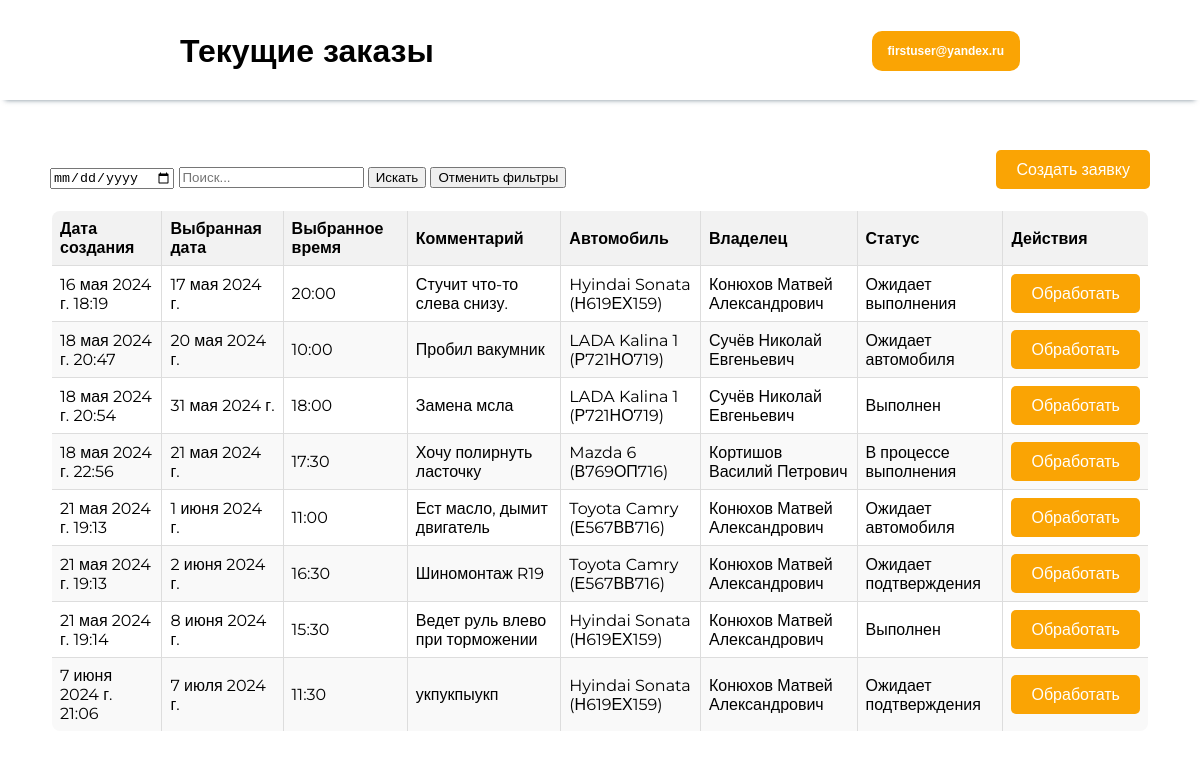
/profile/orders/ (signed in), run on an earlier commit of the app's database.
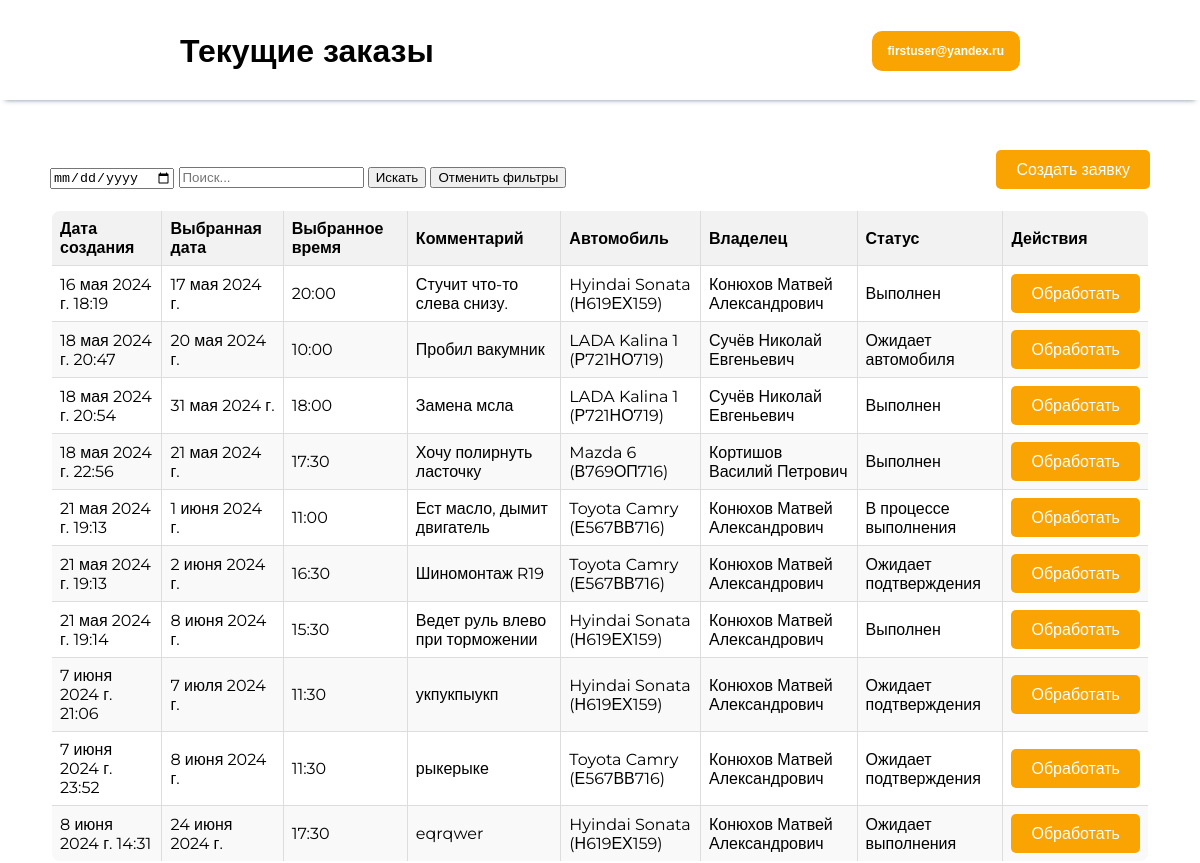
And on a later commit of the database.
### src/users_app/models.py (models this page shows)
class CustomUser(AbstractUser):
    username = models.EmailField("Электронная почта", max_length=100, unique=True)
    bio = models.CharField("ФИО", max_length=100)
    phone_number = models.CharField("Номер телефона", max_length=18, unique=True)
    is_client = models.BooleanField(default=False)
    is_manager = models.BooleanField(default=False)
    REQUIRED_FIELDS = ["bio", "phone_number"]
    def __str__(self):
        return self.bio
    class Meta:
        verbose_name = 'Администратор'
        verbose_name_plural = 'Администраторы'

### src/orders_app/models.py (models this page shows, shortened)
class Order(models.Model):
    created_at = models.DateTimeField("Дата создания заявки", auto_now_add=True)
    chosen_date = models.DateField("Дата выбранная пользователем")
    chosen_time = models.TimeField("Время выбранное пользователем", null=True)
    desired_service = models.CharField(max_length=150, verbose_name='Желаемая услуга', blank=True, null=True)
    comment = models.TextField("Комментарий клиента", blank=True, null=True)
    car = models.ForeignKey(Car, on_delete=models.CASCADE, verbose_name='Автомобиль')
    status_choices = [
        ('AWAITING_CONFIRMATION', 'Ожидает подтверждения'),
        ('PENDING', 'Ожидает выполнения'),
        ('WAITING_CAR', 'Ожидает автомобиля'),
        ('IN_PROGRESS', 'В процессе выполнения'),
        ('COMPLETED', 'Выполнен'),
    ]
    status = models.CharField(max_length=100, choices=status_choices, default='AWAITING_CONFIRMATION',
                              verbose_name='Статус выполнения')
    manager = models.ForeignKey(Manager, on_delete=models.CASCADE, verbose_name="Идентификатор менеджера",
                                blank=True, null=True)
    final_cost = models.DecimalField(max_digits=10, decimal_places=2, verbose_name='Конечная стоимость', blank=True,
                                     null=True)
    end_date = models.DateField(verbose_name='Дата окончания выполнения', blank=True, null=True)
    end_time = models.TimeField(verbose_name='Время окончания выполнения', blank=True, null=True)
    class Meta:
        verbose_name = 'Заказ'
        verbose_name_plural = 'Заказы'

### src/car_app/models.py (models this page shows)
class Car(models.Model):
    client = models.ForeignKey(CustomUser, on_delete=models.CASCADE)
    sts = models.CharField("СТС", max_length=100)
    brand = models.CharField("Марка", max_length=100)
    model = models.CharField("Модель", max_length=100)
    body_type = models.CharField("Тип кузова", max_length=100)
    license_plate = models.CharField("Государственный номер", max_length=20)
    color = models.CharField("Цвет", max_length=50)
    vin_number = models.CharField("VIN номер", max_length=100)
    year_of_manufacture = models.PositiveSmallIntegerField("Год выпуска")
    def __str__(self):
        return f"{self.brand} {self.model} ({self.license_plate})"

### src/orders_app/views.py (the view, shortened to what this page needs)
# urls.py: path('orders/', views.manager_orders_view, name='manager_orders'),
@login_required
def manager_orders_view(request):
    search_query = request.GET.get('search_query')
    search_date = request.GET.get('search_date')
    orders = Order.objects.all()
    return render(request, 'orders/manager_orders.html', {'orders': orders})

### templates/orders/manager_orders.html (shortened to what this page needs)
{% extends 'base_templates/base_layout.html' %}
{% load static %}
{% block styles %}
    <link rel="stylesheet" type="text/css" href="{% static 'css/all_appeals.css' %}">
    <link href='https://unpkg.com/boxicons@2.1.4/css/boxicons.min.css' rel='stylesheet'>
{% endblock %}
{% block header %}
    {% include 'base_templates/base_staff_header.html' with header_title="Текущие заказы" %}
{% endblock %}
{% block content %}
    <div class="content">
        <div class="form-and-button">
            <form id="searchForm" method="GET" action=".">
                <input type="date" id="search_date" name="search_date" value="{{ request.GET.search_date }}">
                <input type="text" name="search_query" placeholder="Поиск..." value="{{ request.GET.search_query }}">
                <button type="button" onclick="submitForm()">Искать</button>
                <button type="button" onclick="clearFilters()">Отменить фильтры</button>
            </form>
            <a class="create-order-button" href="{% url 'create_order_by_manager' %}">Создать заявку</a>
        </div>
        <table id="ordersTable">
            <thead>
            <tr>
                <th class="sortable" onclick="sortTable(0)">Дата создания </th>
                <th class="sortable" onclick="sortTable(1)">Выбранная дата </th>
                <th class="sortable" onclick="sortTable(2)">Выбранное время </th>
                <th>Комментарий</th>
                <th>Автомобиль</th>
                <th>Владелец</th>
                <th class="sortable" onclick="sortTable(6)">Статус </th>
                <th>Действия</th>
            </tr>
            </thead>
            <tbody>
            {% for order in orders %}
                <tr>
                    <td>{{ order.created_at }}</td>
                    <td>{{ order.chosen_date }}</td>
                    <td>{{ order.chosen_time }}</td>
                    <td>{{ order.comment }}</td>
                    <td>{{ order.car }}</td>
                    <td>{{ order.car.client }}</td>
                    <td>{{ order.get_status_display }}</td>
                    <td><a class="action-button" href="{% url 'order_details' order.id %}">Обработать</a></td>
                </tr>
            {% endfor %}
            </tbody>
        </table>
    </div>
{% endblock %}

### templates/base_templates/base_layout.html (shortened to what this page needs)
{% load static %}
<!DOCTYPE html>
<html lang="en">
<head>
    {% block styles %}
    {% endblock %}
</head>
<body>
<header>
    {% block header %}
    {% endblock %}
</header>
{% block content %}
{% endblock %}
</body>
</html>

### templates/base_templates/base_staff_header.html (shortened to what this page needs)
<div class="header-content">
    <h1>{{ header_title }}</h1>
    <div class="header-buttons">
        <div class="dropdown">
            <button class="dropbtn">
                {% if user.is_authenticated %}{{ user.username }}{% else %}Личный кабинет{% endif %}
            </button>
        </div>
    </div>
</div>

### src/orders_app/static/css/all_appeals.css (style rules this page uses)
body { margin: 0; font-family: "Montserrat", sans-serif; }
.content { margin-top: 150px; padding: 0 50px; }
table { width: 100%; border-collapse: collapse; margin-top: 20px; border-radius: 10px; border: 2px solid transparent; overflow: hidden; }
th, td { border: 1px solid #ddd; padding: 8px; text-align: left; }
th { background-color: #f2f2f2; }
tr:nth-child(even) { background-color: #f9f9f9; }
.action-button { display: inline-block; text-decoration: none; background-color: #faa404; color: #fff; padding: 10px 20px; border-radius: 5px; transition: background-color 0.3s ease; }
.create-order-button { display: inline-block; text-decoration: none; background-color: #faa404; color: #fff; padding: 10px 20px; border-radius: 5px; transition: background-color 0.3s ease; }
.form-and-button { display: flex; justify-content: space-between; align-items: flex-end; }
th.sortable { cursor: pointer; transition: background-color 0.3s ease; }

### templates/base_templates/base_staff_header.html (style rules this page uses)
header { z-index: 999; position: fixed; top: 0; width: 100%; background-color: #fff; height: 100px; line-height: 60px; box-shadow: 0px 5px 5px -5px rgba(34, 60, 80, 0.6); }
.header-content { display: flex; justify-content: space-between; }
.header-content h1 { margin-left: 15%; }
.header-buttons { display: flex; align-items: center; justify-content: center; margin-right: 15%; }
.header-buttons button { font-weight: bold; background-color: #faa404; border-radius: 10px; border: none; color: white; display: flex; justify-content: center; align-items: center; height: 40px; margin-left: 30px }
.dropdown { position: relative; display: inline-block; }
.dropbtn { background-color: transparent; color: #faa404; padding: 16px; font-size: 12px; border: none; cursor: pointer; border-radius: 10px; transition: all ease 0.3s; }

What changed in the data, as far as the page shows it:
changed Order "16 мая 2024 г. 18:19": status "Ожидает выполнения" → "Выполнен"
changed Order "18 мая 2024 г. 22:56": status "В процессе выполнения" → "Выполнен"
changed Order "Ест масло, дымит двигатель": status "Ожидает автомобиля" → "В процессе выполнения"
added Order: created_at "7 июня 2024 г. 23:52", chosen_date "8 июня 2024 г.", chosen_time "11:30", comment "рыкерыке", car "Toyota Camry (Е567ВВ716)", car.client "Конюхов Матвей Александрович", status "Ожидает подтверждения"
added Order: created_at "8 июня 2024 г. 14:31", chosen_date "24 июня 2024 г.", chosen_time "17:30", comment "eqrqwer", car "Hyindai Sonata (Н619ЕХ159)", car.client "Конюхов Матвей Александрович", status "Ожидает выполнения"
